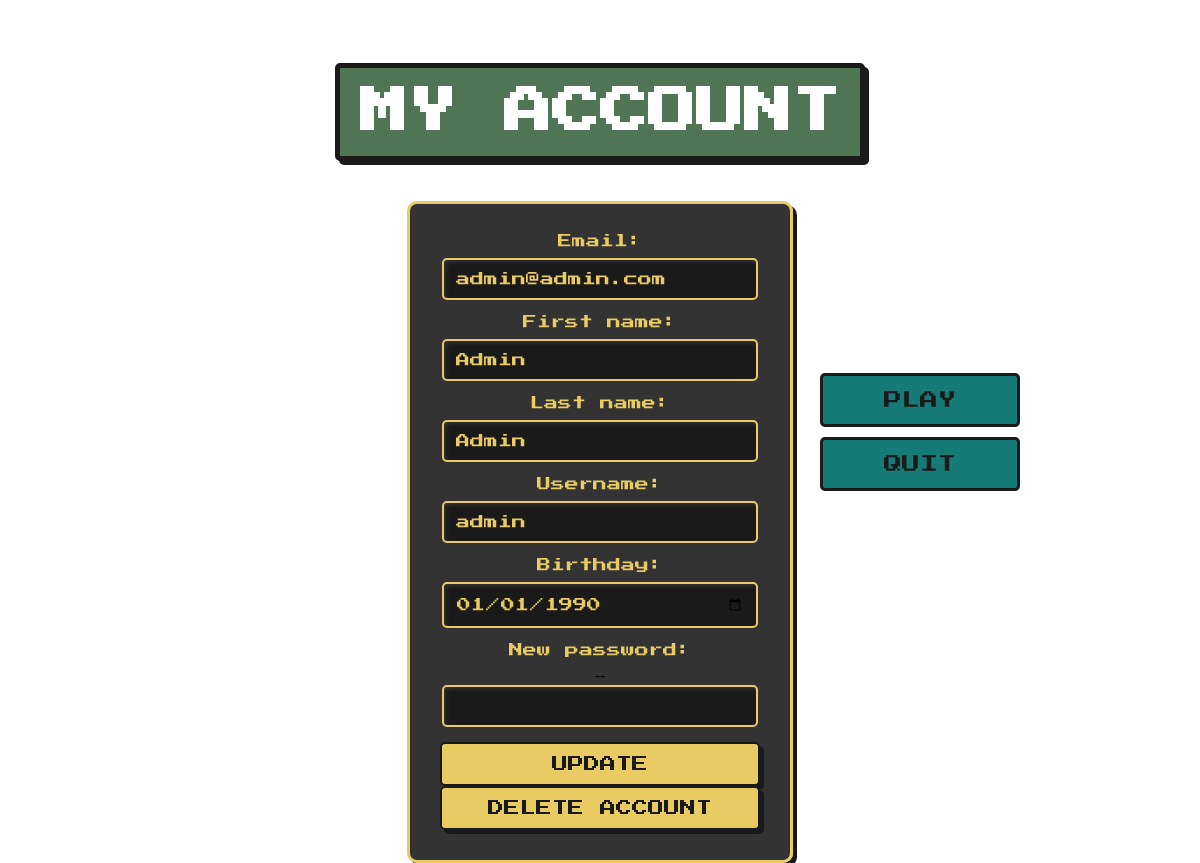
Page /html_php/my_account.php (signed in) on the committed database.
### tables this page shows
CREATE TABLE IF NOT EXISTS users (
    iduser INT AUTO_INCREMENT PRIMARY KEY,   
    email VARCHAR(50) NOT NULL UNIQUE,      
    mdp VARCHAR(255) NOT NULL,               
    verifemail BOOLEAN DEFAULT FALSE,       
    prenom VARCHAR(50) NOT NULL,            
    nom VARCHAR(50) NOT NULL,               
    pseudo VARCHAR(50) NOT NULL UNIQUE,     
    dBirth DATE NOT NULL,                    
    dInscr DATETIME DEFAULT CURRENT_TIMESTAMP,   
    dDeco DATETIME                           
);

### html_php/my_account.php (the view, shortened to what this page needs)
<?php
$servername = "localhost";
$username = "root";
$password = "";
$dbname = "tetris_db";
$conn = new mysqli($servername, $username, $password, $dbname);
$user_id = $_SESSION['iduser'];
$sql = "SELECT email, prenom, nom, pseudo, dBirth FROM users WHERE iduser = ?";
$stmt = $conn->prepare($sql);
$stmt->bind_param("i", $user_id);
$stmt->execute();
$result = $stmt->get_result();
if ($result->num_rows > 0) {
    $user = $result->fetch_assoc();
} else {
    die("Utilisateur non trouvé.");
}
?>
<!DOCTYPE html>
<html lang="en">
<head>
<link rel="stylesheet" href="../css/style.css">
</head>
<body>
    <h1 id="page_title"> My Account</h1>
    <form id="my_account_form" method="POST" action="">
        <label>Email:</label>
        <input type="email" name="email" value="<?= htmlspecialchars($user['email']) ?>" required>
        <br>
        <label>First name:</label>
        <input type="text" name="prenom" value="<?= htmlspecialchars($user['prenom']) ?>" required>
        <br>
        <label>Last name:</label>
        <input type="text" name="nom" value="<?= htmlspecialchars($user['nom']) ?>" required>
        <br>
        <label>Username:</label>
        <input type="text" name="pseudo" value="<?= htmlspecialchars($user['pseudo']) ?>" required>
        <br>
        <label>Birthday:</label>
        <input type="date" name="date_de_naissance" value="<?= htmlspecialchars($user['dBirth']) ?>" required>
        <br>
        <label>New password:</label> --
        <input type="password" name="password">
        <br>
        <button type="submit" name="update">Update</button>
        <button type="submit" name="delete" onclick="return confirm('Voulez-vous vraiment supprimer votre compte ?');">Delete account</button>
    </form>
    <div id="right_buttons">
    <button onclick="window.location.href='game.php'">Play</button>
    <button onclick="window.location.href='index.php'">Quit</button>
</div>
</body>
</html>

### css/style.css (style rules this page uses)
body, div, span, h1, h2, h3, h4, h5, h6, p, a, section, header, footer, main, aside, nav, .game-container, .side-panel, .stats-container, .stat-item, .player-info, .button-container, .menu-button, .control-btn, .game-over-overlay, .game-over-content, .header-container, .settings-gear, .settings-dropdown { user-select: none; -webkit-user-select: none; -moz-user-select: none; -ms-user-select: none; cursor: default; }
input, textarea, [contenteditable="true"] { user-select: text; -webkit-user-select: text; -moz-user-select: text; -ms-user-select: text; cursor: text; }
button, a, .menu-button, .control-btn, .settings-gear { cursor: pointer; }
html, body { height: 100%; margin: 0; padding: 0 ; font-family: Arial, sans-serif; display: flex; justify-content: center; align-items: center; flex-direction: column; }
body { background: url('../images/river.gif') no-repeat center center fixed; background-size: cover; background-size: cover; background-position: center; background-attachment: fixed; display: flex; flex-direction: column; }
:root { --moss: #507555; --sarcelle: #167B76; --sarcelle_hover: #1D8A83; --ambre: #E9CB64; --ambre_hover: #EADD56; }
body > form { margin-top: 50px; }
#my_account_form { background-color: rgba(0, 0, 0, 0.8); padding: 30px; border: 3px solid #E9CB64; border-radius: 10px; box-shadow: 4px 4px 0 #1a1a1a; width: 320px; text-align: center; margin: 20px auto -105px auto; }
#my_account_form label { display: block; font-size: 14px; color: #E9CB64; margin-bottom: 10px; font-family: 'Press Start 2P', cursive; }
#my_account_form input[type="text"], #my_account_form input[type="password"], #my_account_form input[type="email"], #my_account_form input[type="date"] { width: 90%; padding: 12px; margin: 0 auto 15px auto; border: 2px solid #E9CB64; border-radius: 5px; background-color: #1a1a1a; color: #E9CB64; font-size: 14px; font-family: 'Press Start 2P', cursive; box-shadow: inset 2px 2px 4px #333; }
#my_account_form button[type="submit"] { width: 100%; padding: 12px; font-size: 16px; font-family: 'Press Start 2P', cursive; color: #1a1a1a; background-color: #E9CB64; border: 2px solid #1a1a1a; border-radius: 5px; cursor: pointer; transition: 0.3s ease; box-shadow: 4px 4px 0 #1a1a1a; text-transform: uppercase; }
#page_title { font-family: 'Press Start 2P', cursive; font-size: 48px; text-align: center; color: #ffffff; background-color: #507555; border: 5px solid #1a1a1a; padding: 20px; margin: 20px auto; width: fit-content; box-shadow: 4px 4px 0 #1a1a1a; text-transform: uppercase; transition: 0.3s ease; border-radius: 5px; }
#right_buttons { position: absolute; right: 180px; top: 50%; transform: translateY(-50%); display: flex; flex-direction: column; gap: 10px; }
#right_buttons button { background-color: #4B606E; color: #1a1a1a; font-family: 'Press Start 2P', cursive; font-size: 18px; border: 3px solid #1a1a1a; padding: 15px 20px; text-align: center; cursor: pointer; text-transform: uppercase; width: 200px; transition: 0.3s ease; border-radius: 5px; }
#right_buttons button { background-color: #167b76; color: #1a1a1a; font-family: 'Press Start 2P', cursive; font-size: 18px; border: 3px solid #1a1a1a; padding: 15px 20px; text-align: center; cursor: pointer; text-transform: uppercase; width: 200px; transition: 0.3s ease; }

### rows in the picture
users: email "admin@admin.com", prenom "Admin", nom "Admin", pseudo "admin", date_de_naissance "01/01/1990"
